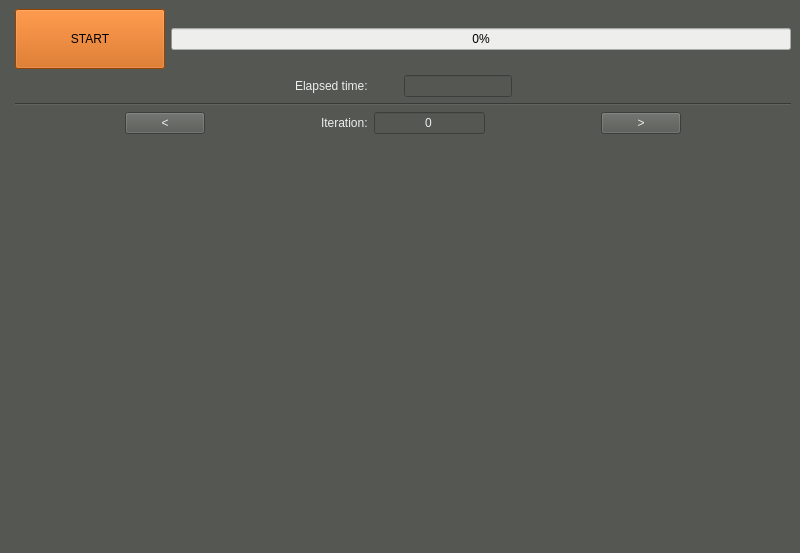
<?xml version="1.0" encoding="UTF-8"?>
<ui version="4.0">
 <class>NSGAalgorithm</class>
 <widget class="QMainWindow" name="NSGAalgorithm">
  <property name="geometry">
   <rect>
    <x>0</x>
    <y>0</y>
    <width>800</width>
    <height>553</height>
   </rect>
  </property>
  <property name="windowTitle">
   <string>Optimization process in progress</string>
  </property>
  <property name="styleSheet">
   <string notr="true">background-color: rgb(85, 87, 83);</string>
  </property>
  <widget class="QWidget" name="centralwidget">
   <layout class="QFormLayout" name="formLayout">
    <item row="0" column="1">
     <layout class="QHBoxLayout" name="horizontalLayout">
      <item>
       <widget class="QPushButton" name="pushButton">
        <property name="minimumSize">
         <size>
          <width>150</width>
          <height>60</height>
         </size>
        </property>
        <property name="styleSheet">
         <string notr="true">background-color: rgb(206, 92, 0);
</string>
        </property>
        <property name="text">
         <string>START</string>
        </property>
       </widget>
      </item>
      <item>
       <widget class="QProgressBar" name="progressBar">
        <property name="styleSheet">
         <string notr="true">color: rgb(0, 0, 0);
background-color: rgb(238, 238, 236);</string>
        </property>
        <property name="value">
         <number>0</number>
        </property>
       </widget>
      </item>
     </layout>
    </item>
    <item row="1" column="1">
     <layout class="QHBoxLayout" name="horizontalLayout_2">
      <item>
       <spacer name="horizontalSpacer_2">
        <property name="orientation">
         <enum>Qt::Horizontal</enum>
        </property>
        <property name="sizeHint" stdset="0">
         <size>
          <width>40</width>
          <height>20</height>
         </size>
        </property>
       </spacer>
      </item>
      <item>
       <widget class="QLabel" name="label_2">
        <property name="styleSheet">
         <string notr="true">color: rgb(238, 238, 236);</string>
        </property>
        <property name="text">
         <string>Elapsed time:</string>
        </property>
       </widget>
      </item>
      <item>
       <spacer name="horizontalSpacer">
        <property name="orientation">
         <enum>Qt::Horizontal</enum>
        </property>
        <property name="sizeType">
         <enum>QSizePolicy::Maximum</enum>
        </property>
        <property name="sizeHint" stdset="0">
         <size>
          <width>30</width>
          <height>20</height>
         </size>
        </property>
       </spacer>
      </item>
      <item>
       <widget class="QLineEdit" name="timeLine">
        <property name="sizePolicy">
         <sizepolicy hsizetype="Maximum" vsizetype="Fixed">
          <horstretch>0</horstretch>
          <verstretch>0</verstretch>
         </sizepolicy>
        </property>
        <property name="maximumSize">
         <size>
          <width>300</width>
          <height>16777215</height>
         </size>
        </property>
        <property name="styleSheet">
         <string notr="true">color: rgb(238, 238, 236);</string>
        </property>
       </widget>
      </item>
      <item>
       <spacer name="horizontalSpacer_3">
        <property name="orientation">
         <enum>Qt::Horizontal</enum>
        </property>
        <property name="sizeHint" stdset="0">
         <size>
          <width>40</width>
          <height>20</height>
         </size>
        </property>
       </spacer>
      </item>
     </layout>
    </item>
    <item row="2" column="1">
     <widget class="Line" name="line">
      <property name="orientation">
       <enum>Qt::Horizontal</enum>
      </property>
     </widget>
    </item>
    <item row="3" column="1">
     <layout class="QVBoxLayout" name="verticalLayout_2">
      <item>
       <layout class="QHBoxLayout" name="horizontalLayout_4">
        <item>
         <spacer name="horizontalSpacer_5">
          <property name="orientation">
           <enum>Qt::Horizontal</enum>
          </property>
          <property name="sizeHint" stdset="0">
           <size>
            <width>40</width>
            <height>20</height>
           </size>
          </property>
         </spacer>
        </item>
        <item>
         <widget class="QPushButton" name="decrementation">
          <property name="styleSheet">
           <string notr="true">color: rgb(238, 238, 236);</string>
          </property>
          <property name="text">
           <string>&lt;</string>
          </property>
         </widget>
        </item>
        <item>
         <spacer name="horizontalSpacer_4">
          <property name="orientation">
           <enum>Qt::Horizontal</enum>
          </property>
          <property name="sizeHint" stdset="0">
           <size>
            <width>40</width>
            <height>20</height>
           </size>
          </property>
         </spacer>
        </item>
        <item>
         <widget class="QLabel" name="label">
          <property name="styleSheet">
           <string notr="true">color: rgb(238, 238, 236);</string>
          </property>
          <property name="text">
           <string>Iteration:</string>
          </property>
         </widget>
        </item>
        <item>
         <widget class="QLineEdit" name="iterationScreen">
          <property name="styleSheet">
           <string notr="true">color: rgb(238, 238, 236);</string>
          </property>
          <property name="text">
           <string>0</string>
          </property>
          <property name="alignment">
           <set>Qt::AlignCenter</set>
          </property>
         </widget>
        </item>
        <item>
         <spacer name="horizontalSpacer_7">
          <property name="orientation">
           <enum>Qt::Horizontal</enum>
          </property>
          <property name="sizeHint" stdset="0">
           <size>
            <width>40</width>
            <height>20</height>
           </size>
          </property>
         </spacer>
        </item>
        <item>
         <widget class="QPushButton" name="incrementation">
          <property name="styleSheet">
           <string notr="true">color: rgb(238, 238, 236);</string>
          </property>
          <property name="text">
           <string>&gt;</string>
          </property>
         </widget>
        </item>
        <item>
         <spacer name="horizontalSpacer_6">
          <property name="orientation">
           <enum>Qt::Horizontal</enum>
          </property>
          <property name="sizeHint" stdset="0">
           <size>
            <width>40</width>
            <height>20</height>
           </size>
          </property>
         </spacer>
        </item>
       </layout>
      </item>
      <item>
       <spacer name="verticalSpacer">
        <property name="orientation">
         <enum>Qt::Vertical</enum>
        </property>
        <property name="sizeHint" stdset="0">
         <size>
          <width>20</width>
          <height>40</height>
         </size>
        </property>
       </spacer>
      </item>
     </layout>
    </item>
   </layout>
  </widget>
 </widget>
 <resources/>
 <connections/>
</ui>
